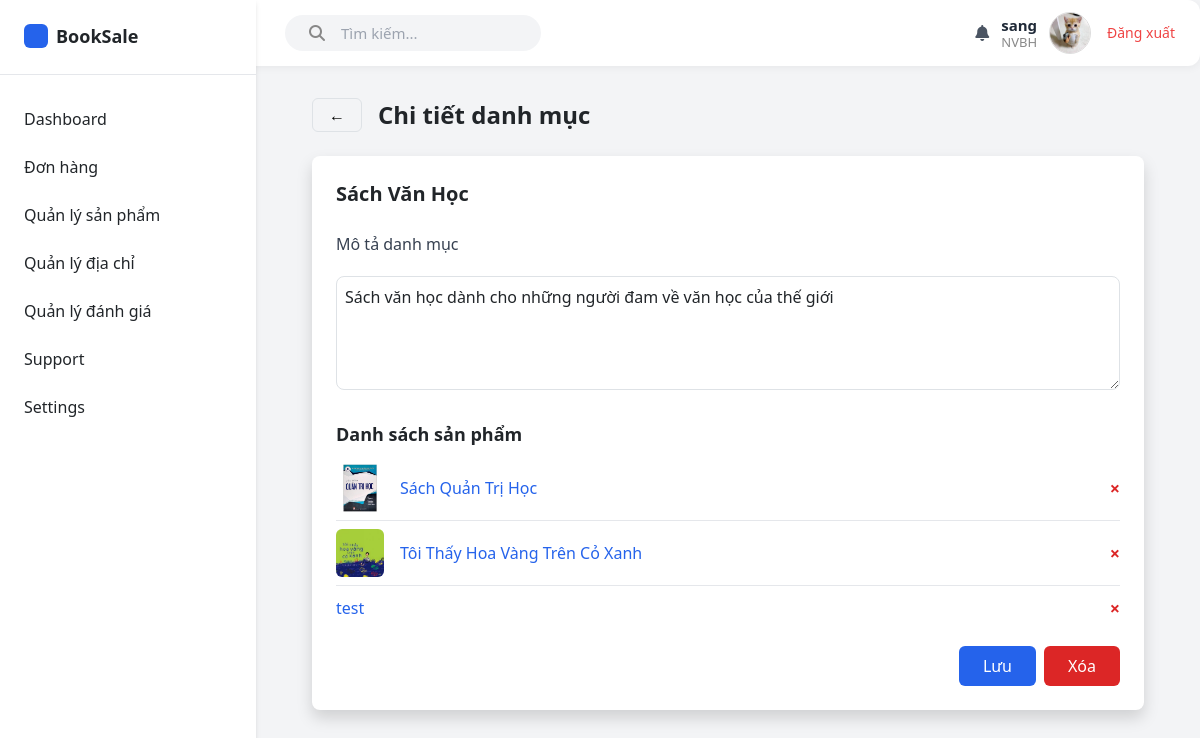
/emp/category/1/ (signed in), run on the app's committed database.
### booksale_app/models.py (models this page shows, shortened)
class Category(models.Model):
    category_name = models.CharField(
        max_length = 255,
        blank=False, null=False,
        help_text = "Tên danh mục"
    )
    description = models.TextField(
        blank=False, null=False,
        help_text = "Mô tả"
    )
    created_at = models.DateTimeField(
        auto_now_add=True
    )
    updated_at = models.DateTimeField(
        auto_now_add=True
    )

class Product(models.Model):
    product_name = models.CharField(
        max_length = 255,
        blank=False, null=False,
        help_text = "Tên sản phẩm"
    )
    description = models.TextField(
        blank=False, null=False,
        help_text = "Mô tả"
    )
    image = models.ImageField(upload_to='products/', null=True, blank=True)
    cost_price = models.DecimalField(
        max_digits=10,
        decimal_places=2
    )
    sell_price = models.DecimalField(
        max_digits=10,
        decimal_places=2
    )
    quantity = models.PositiveIntegerField(default=0)
    publisher = models.ForeignKey(
        Publisher,
        on_delete=models.CASCADE
    )
    category = models.ForeignKey(
        Category,
        on_delete=models.CASCADE
    )
    genre = models.ManyToManyField(
        'Genre',
        through="Genre_Item")
    cart = models.ManyToManyField(
        'Cart',
        through='Cart_Item'
    )
    order = models.ManyToManyField(
        'Order',
         through="Order_Item"
    )

### booksale_app/views/admin_view/category.py (the view)
# urls.py: path('emp/category/<int:pk>/', category.category_detail, name='category_detail'),
def category_detail(request, pk):
    category = get_object_or_404(Category, pk=pk)
    products = Product.objects.filter(category=category)
    if request.method == "POST":
        description = request.POST.get("description", "")
        category.description = description
        category.save()
        return redirect('category_detail', pk=category.pk)  # reload page sau khi lưu
    return render(request, 'admin_temp/category/category_detail.html', {
        'category': category,
        'products': products,
    })

### booksale_app/context_processors.py (called while the page is built)
def categories_and_cart(request):
    context = {
        'categories': Category.objects.all()[:3],  # Lấy 3 categories đầu tiên cho menu
        'cart_count': 0
    }
    if request.user.is_authenticated:
        try:
            customer = Customer.objects.get(user=request.user)
            cart = Cart.objects.filter(customer=customer).first()
            if cart:
                cart_count = Cart_Item.objects.filter(cart=cart).aggregate(
                    total=Sum('quantity')
                )['total'] or 0
                context['cart_count'] = int(cart_count) if cart_count else 0
        except (Customer.DoesNotExist, AttributeError):
            context['cart_count'] = 0
    return context

def global_user_context(request):
    user = request.user
    is_kh = False
    if user.is_authenticated:
        is_kh = user.groups.filter(name="KH").exists()
    if is_kh:
        try:
            customer = Customer.objects.get(user=user)
            cart = Cart.objects.get(customer=customer)
        except:
            pass
    return {
        "is_kh": is_kh,
    }

### booksale_app/templates/admin_temp/category/category_detail.html
{% extends "admin_temp/admin_base.html" %}
{% block content %}
<main class="flex-1 p-8 max-w-4xl mx-auto space-y-6">
    <div class="flex items-center mb-4 gap-3">
        <a href="{% url 'category_list' %}"
           class="inline-block border border-gray-400 text-black px-3 py-1 rounded hover:bg-gray-100">
            &larr;
        </a>
        <h1 class="text-2xl font-semibold">Chi tiết danh mục</h1>
    </div>
    <div class="bg-white shadow rounded-lg p-6 space-y-4">
        <h2 class="text-xl font-semibold">{{ category.category_name }}</h2>
        <label for="description" class="block text-gray-700 font-medium mt-4 mb-1">Mô tả danh mục</label>
        <textarea id="description" name="description" rows="4"
                  class="border rounded-lg w-full p-2"
                  placeholder="Nhập mô tả cho danh mục...">{{ category.description }}</textarea>
        <div class="mt-4">
            <h2 class="text-lg font-semibold mb-2">Danh sách sản phẩm</h2>
            <ul class="divide-y">
                {% for product in products %}
                <li class="flex items-center justify-between py-2">
                    <div class="flex items-center gap-3">
                        {% if product.image %}
                            <img src="{{ product.image.url }}" class="w-12 h-12 object-cover rounded">
                        {% endif %}
                        <a href="{% url 'product_detail' product.pk %}" class="text-blue-600 hover:underline">
                            {{ product.product_name }}
                        </a>
                    </div>
                    <a href="{% url 'product_delete' pk=product.id %}" class="text-red-600 hover:text-red-800 text-lg font-bold">
                        &times;
                    </a>
                </li>
                {% empty %}
                <li class="py-2 text-gray-500">Chưa có sản phẩm nào trong danh mục</li>
                {% endfor %}
            </ul>
        </div>
        <div class="flex justify-end gap-2 mt-6">
            <button type="submit" class="bg-blue-600 text-white px-4 py-2 rounded hover:bg-blue-700">
                Lưu
            </button>
            <a href="{% url 'category_delete' pk=category.id %}"
               class="bg-red-600 text-white px-4 py-2 rounded hover:bg-red-700">
                Xóa
            </a>
        </div>
    </div>
</main>
{% endblock %}

### booksale_app/templates/admin_temp/admin_base.html (shortened to what this page needs)
{% load static %}
<!DOCTYPE html>
<html lang="en">
    <head>
        <script src="https://cdn.tailwindcss.com"></script>
        <link href="https://cdn.jsdelivr.net/npm/bootstrap@5.3.3/dist/css/bootstrap.min.css" rel="stylesheet" />
        <link href="https://cdnjs.cloudflare.com/ajax/libs/font-awesome/6.5.0/css/all.min.css" rel="stylesheet" />
    </head>
    <body class="bg-gray-100 font-sans">
        <div class="header">
            <div class="search-box hidden md:flex items-center bg-gray-100 px-4 py-2 rounded-full w-64">
                <i class="fa fa-search text-gray-500"></i>
                <input
                    type="text"
                    placeholder="Tìm kiếm..."
                    class="bg-transparent border-0 outline-none ml-2 text-sm w-full"
                />
            </div>
            <div class="user-section">
                <div><i class="fa fa-bell text-gray-600"></i></div>
                {% if user.is_authenticated %}
                <div class="user-info text-right leading-tight">
                    <p class="name font-bold text-gray-800">{{ user.username }}</p>
                    <p class="role">NVBH</p>
                </div>
                {% if user.profile.avatar %}
                <img src="{{ user.profile.avatar.url }}" class="avatar" />
                {% else %}
                <img src="{% static 'images/image.jpg' %}" class="avatar" />
                {% endif %}
                <a href="{% url 'logout' %}" class="text-sm text-red-500 hover:underline ml-1">Đăng xuất</a>
                {% endif %}
            </div>
        </div>
        <div class="flex h-100">
            <aside class="w-64 bg-white h-screen shadow-md h-auto" style="margin-top: -68px">
                <div class="p-6 flex items-center space-x-2 border-b">
                    <div class="w-6 h-6 bg-blue-600 rounded"></div>
                    <span class="font-semibold text-lg">BookSale</span>
                </div>
                <nav class="mt-6">
                    <ul class="space-y-2">
                        <li>
                            <a href="#" class="flex items-center px-6 py-2 hover:bg-gray-100">
                                <span>Dashboard</span>
                            </a>
                        </li>
                        <li>
                            <a href="#" class="flex items-center px-6 py-2 hover:bg-gray-100 isActive">
                                <span>Đơn hàng</span>
                            </a>
                        </li>
                        <li>
                            <details>
                                <summary class="flex items-center px-6 py-2 hover:bg-gray-100 rounded">
                                    Quản lý sản phẩm
                                </summary>
                            </details>
                        </li>
                        <li>
                            <a href="#" class="flex items-center px-6 py-2 hover:bg-gray-100">
                                <span>Quản lý địa chỉ</span>
                            </a>
                        </li>
                        <li>
                            <a href="#" class="flex items-center px-6 py-2 hover:bg-gray-100">
                                <span>Quản lý đánh giá</span>
                            </a>
                        </li>
                        <li>
                            <a href="#" class="flex items-center px-6 py-2 hover:bg-gray-100">
                                <span>Support</span>
                            </a>
                        </li>
                        <li>
                            <a href="#" class="flex items-center px-6 py-2 hover:bg-gray-100">
                                <span>Settings</span>
                            </a>
                        </li>
                    </ul>
                </nav>
            </aside>
            {% block content %} {% endblock %}
        </div>
    </body>
</html>

### booksale_app/templates/admin_temp/admin_base.html (style rules this page uses)
body { background-color: #f5f6fa; font-family: 'Segoe UI', sans-serif; margin: 0; }
summary::marker { content: ''; }
details > summary { display: flex; align-items: center; padding-left: 1.5rem; padding-top: 0.5rem; padding-bottom: 0.5rem; cursor: pointer; }
.header { background-color: #fff; border-radius: 12px; box-shadow: 0 2px 8px rgba(0, 0, 0, 0.05); display: flex; justify-content: space-between; align-items: center; padding: 12px 25px; }
.search-box { display: flex; align-items: center; background-color: #f3f4f6; border-radius: 50px; padding: 8px 16px; width: 400px; margin-left: 260px; }
.search-box i { color: #888; }
.search-box input { border: none; outline: none; background: transparent; flex: 1; font-size: 15px; padding-left: 8px; }
.user-section { display: flex; align-items: center; gap: 12px; }
.user-info { text-align: right; }
.user-info .name { font-weight: 600; font-size: 15px; margin: 0; }
.user-info .role { color: #888; font-size: 13px; margin: 0; }
.avatar { width: 42px; height: 42px; border-radius: 50%; border: 1px solid #ddd; }

### data on the page
Category: category_name "Sách Văn Học", description "Sách văn học dành cho những người đam về văn học của thế giới"
Product: image (picture), product_name "Sách Quản Trị Học"
Product: image (picture), product_name "Tôi Thấy Hoa Vàng Trên Cỏ Xanh"
Product: product_name "test"

### other printed values
{{ user.username }} "sang"
